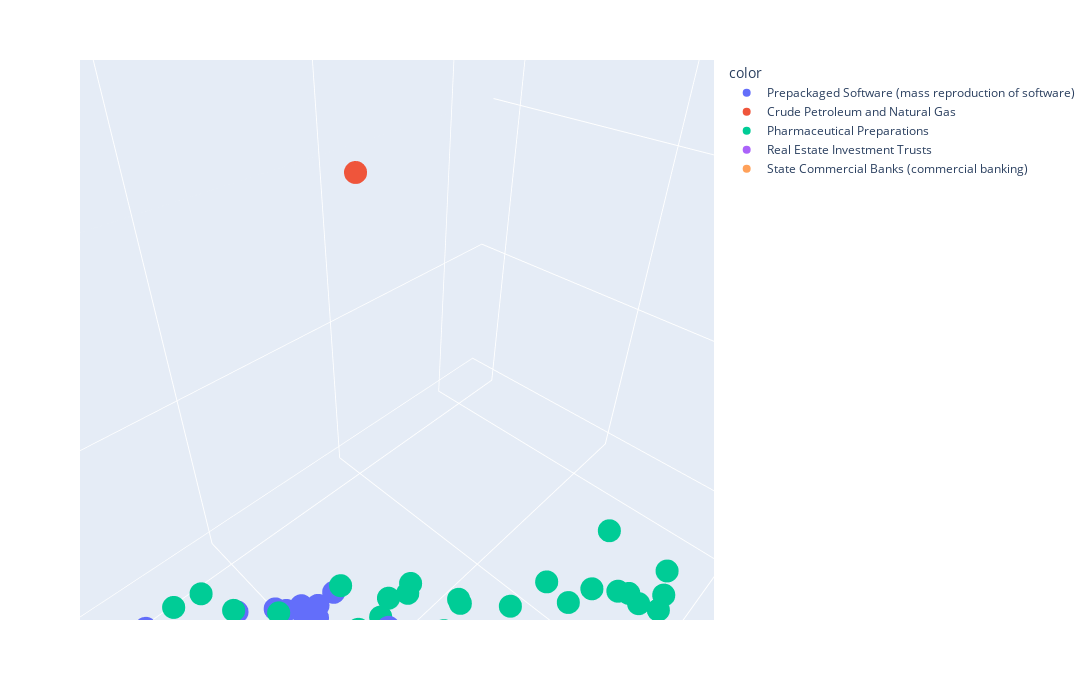

Notebook code cell kept with this figure:
### Code cell
fig = px.scatter_3d(plot_pca[1], x =0 , y = 1, z = 2, hover_data={"name": plot_pca[1].index.get_level_values(0),
                                                              "industry": plot_pca[1].index.get_level_values(1)},
                    color = plot_pca[1].index.get_level_values(1), width=1200, height=700)
fig.show()
